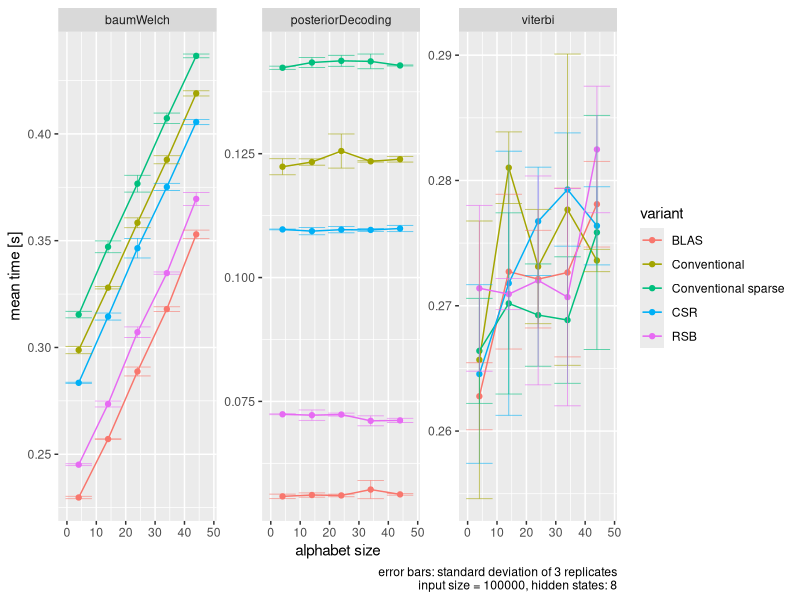
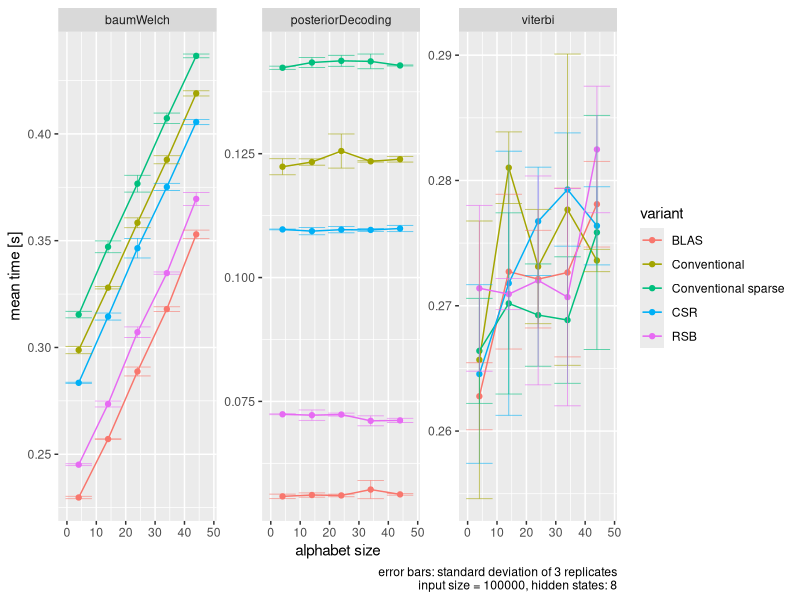

Source code (R) for these figures, in order:
library(tidyverse)
library(ggpubr)
library(svglite)

## Alphabet ##
data = read_csv("../running_times/running_time_C1.csv", col_names = T)
#names(data) = c('test', 'observations', 'time', 'algorithm', 'variant', 'iterations')
#data_alphabet = data %>% filter(test == "alphabetsize") %>% filter(is.na(iterations) |
                                                                       #iterations == 1)

data_alphabet_grouped = data %>%
    group_by(observations, algorithm, variant) %>%
    summarise(mean = mean(time), sd = sd(time))

data_alphabet_grouped %>% ggplot(aes(observations, mean, color = variant)) +
    geom_point() +
    geom_line() +
    geom_errorbar(aes(ymin = (mean - sd), ymax = (mean + sd)), size = 0.3, alpha = .65) +
    facet_wrap(. ~ algorithm, scales = "free") +
    labs(
        x = "alphabet size",
        y = "mean time [s]",
        caption = "error bars: standard deviation of 3 replicates\ninput size = 100000, hidden states: 8"
        #title = "Running time of increasing alphabet size"
    )
ggsave("pdf/figure_C1.pdf", height = 5, width = 9)
